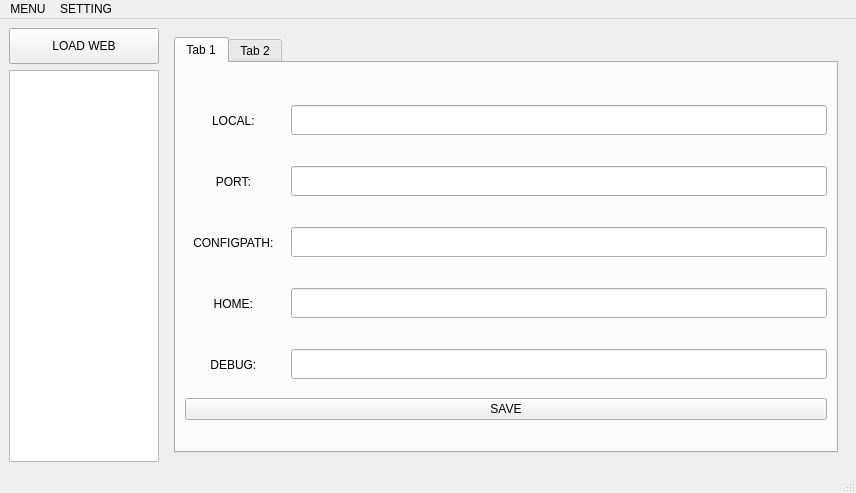
<?xml version="1.0" encoding="UTF-8"?>
<ui version="4.0">
 <class>MainWindow</class>
 <widget class="QMainWindow" name="MainWindow">
  <property name="geometry">
   <rect>
    <x>0</x>
    <y>0</y>
    <width>856</width>
    <height>493</height>
   </rect>
  </property>
  <property name="windowTitle">
   <string>MainWindow</string>
  </property>
  <widget class="QWidget" name="centralwidget">
   <layout class="QVBoxLayout" name="verticalLayout_2">
    <item>
     <layout class="QHBoxLayout" name="horizontalLayout" stretch="1,5">
      <item>
       <layout class="QVBoxLayout" name="verticalLayout">
        <item>
         <widget class="QPushButton" name="loadWeb">
          <property name="minimumSize">
           <size>
            <width>150</width>
            <height>36</height>
           </size>
          </property>
          <property name="text">
           <string>LOAD WEB</string>
          </property>
         </widget>
        </item>
        <item>
         <widget class="QListView" name="listView">
          <property name="minimumSize">
           <size>
            <width>150</width>
            <height>0</height>
           </size>
          </property>
         </widget>
        </item>
       </layout>
      </item>
      <item>
       <widget class="QStackedWidget" name="stackedWidget">
        <property name="currentIndex">
         <number>1</number>
        </property>
        <widget class="QWidget" name="mainPage">
         <layout class="QVBoxLayout" name="verticalLayout_3">
          <item>
           <layout class="QHBoxLayout" name="controlLayout" stretch="2">
            <property name="leftMargin">
             <number>10</number>
            </property>
            <property name="topMargin">
             <number>2</number>
            </property>
            <property name="rightMargin">
             <number>10</number>
            </property>
            <property name="bottomMargin">
             <number>2</number>
            </property>
            <item>
             <widget class="QPushButton" name="startServer">
              <property name="minimumSize">
               <size>
                <width>200</width>
                <height>46</height>
               </size>
              </property>
              <property name="text">
               <string>START SERVER</string>
              </property>
             </widget>
            </item>
           </layout>
          </item>
          <item>
           <widget class="QTextBrowser" name="outputBrowser">
            <property name="minimumSize">
             <size>
              <width>660</width>
              <height>300</height>
             </size>
            </property>
            <property name="autoFillBackground">
             <bool>true</bool>
            </property>
            <property name="html">
             <string>&lt;!DOCTYPE HTML PUBLIC &quot;-//W3C//DTD HTML 4.0//EN&quot; &quot;http://www.w3.org/TR/REC-html40/strict.dtd&quot;&gt;
&lt;html&gt;&lt;head&gt;&lt;meta name=&quot;qrichtext&quot; content=&quot;1&quot; /&gt;&lt;meta charset=&quot;utf-8&quot; /&gt;&lt;style type=&quot;text/css&quot;&gt;
p, li { white-space: pre-wrap; }
&lt;/style&gt;&lt;/head&gt;&lt;body style=&quot; font-family:'Microsoft YaHei UI'; font-size:9pt; font-weight:400; font-style:normal;&quot;&gt;
&lt;p style=&quot; margin-top:0px; margin-bottom:0px; margin-left:0px; margin-right:0px; -qt-block-indent:0; text-indent:0px;&quot;&gt;OUTPUT:&lt;/p&gt;
&lt;p style=&quot; margin-top:0px; margin-bottom:0px; margin-left:0px; margin-right:0px; -qt-block-indent:0; text-indent:0px;&quot;&gt;-------------------------------------------------------&lt;/p&gt;
&lt;p style=&quot;-qt-paragraph-type:empty; margin-top:0px; margin-bottom:0px; margin-left:0px; margin-right:0px; -qt-block-indent:0; text-indent:0px;&quot;&gt;&lt;br /&gt;&lt;/p&gt;&lt;/body&gt;&lt;/html&gt;</string>
            </property>
           </widget>
          </item>
         </layout>
        </widget>
        <widget class="QWidget" name="serverConfigPage">
         <property name="enabled">
          <bool>true</bool>
         </property>
         <layout class="QHBoxLayout" name="horizontalLayout_2">
          <item>
           <widget class="QTabWidget" name="serverConfigGroup">
            <property name="currentIndex">
             <number>0</number>
            </property>
            <widget class="QWidget" name="serverConfigUI">
             <property name="minimumSize">
              <size>
               <width>640</width>
               <height>200</height>
              </size>
             </property>
             <attribute name="title">
              <string>Tab 1</string>
             </attribute>
             <layout class="QVBoxLayout" name="verticalLayout_5" stretch="0">
              <item>
               <layout class="QVBoxLayout" name="serverConfigListView" stretch="1,0,1,0,1,0">
                <property name="sizeConstraint">
                 <enum>QLayout::SetDefaultConstraint</enum>
                </property>
                <item>
                 <layout class="QHBoxLayout" name="localLayout" stretch="0,0">
                  <property name="topMargin">
                   <number>10</number>
                  </property>
                  <property name="bottomMargin">
                   <number>10</number>
                  </property>
                  <item>
                   <widget class="QLabel" name="localView">
                    <property name="minimumSize">
                     <size>
                      <width>100</width>
                      <height>35</height>
                     </size>
                    </property>
                    <property name="maximumSize">
                     <size>
                      <width>16777215</width>
                      <height>35</height>
                     </size>
                    </property>
                    <property name="layoutDirection">
                     <enum>Qt::LeftToRight</enum>
                    </property>
                    <property name="text">
                     <string>LOCAL: </string>
                    </property>
                    <property name="alignment">
                     <set>Qt::AlignCenter</set>
                    </property>
                    <property name="wordWrap">
                     <bool>false</bool>
                    </property>
                   </widget>
                  </item>
                  <item>
                   <widget class="QLineEdit" name="local">
                    <property name="minimumSize">
                     <size>
                      <width>0</width>
                      <height>30</height>
                     </size>
                    </property>
                    <property name="maximumSize">
                     <size>
                      <width>16777215</width>
                      <height>30</height>
                     </size>
                    </property>
                   </widget>
                  </item>
                 </layout>
                </item>
                <item>
                 <layout class="QHBoxLayout" name="portLayout">
                  <property name="topMargin">
                   <number>10</number>
                  </property>
                  <property name="bottomMargin">
                   <number>10</number>
                  </property>
                  <item>
                   <widget class="QLabel" name="portView">
                    <property name="minimumSize">
                     <size>
                      <width>100</width>
                      <height>35</height>
                     </size>
                    </property>
                    <property name="maximumSize">
                     <size>
                      <width>16777215</width>
                      <height>35</height>
                     </size>
                    </property>
                    <property name="styleSheet">
                     <string notr="true"/>
                    </property>
                    <property name="text">
                     <string>PORT: </string>
                    </property>
                    <property name="alignment">
                     <set>Qt::AlignCenter</set>
                    </property>
                   </widget>
                  </item>
                  <item>
                   <widget class="QLineEdit" name="port">
                    <property name="minimumSize">
                     <size>
                      <width>0</width>
                      <height>30</height>
                     </size>
                    </property>
                    <property name="maximumSize">
                     <size>
                      <width>16777215</width>
                      <height>30</height>
                     </size>
                    </property>
                   </widget>
                  </item>
                 </layout>
                </item>
                <item>
                 <layout class="QHBoxLayout" name="configPathLayout">
                  <property name="topMargin">
                   <number>10</number>
                  </property>
                  <property name="bottomMargin">
                   <number>10</number>
                  </property>
                  <item>
                   <widget class="QLabel" name="configPathView">
                    <property name="minimumSize">
                     <size>
                      <width>100</width>
                      <height>35</height>
                     </size>
                    </property>
                    <property name="maximumSize">
                     <size>
                      <width>16777215</width>
                      <height>35</height>
                     </size>
                    </property>
                    <property name="text">
                     <string>CONFIGPATH: </string>
                    </property>
                    <property name="alignment">
                     <set>Qt::AlignCenter</set>
                    </property>
                   </widget>
                  </item>
                  <item>
                   <widget class="QLineEdit" name="configPath">
                    <property name="minimumSize">
                     <size>
                      <width>0</width>
                      <height>30</height>
                     </size>
                    </property>
                    <property name="maximumSize">
                     <size>
                      <width>16777215</width>
                      <height>30</height>
                     </size>
                    </property>
                   </widget>
                  </item>
                 </layout>
                </item>
                <item>
                 <layout class="QHBoxLayout" name="homeLayout">
                  <property name="topMargin">
                   <number>10</number>
                  </property>
                  <property name="bottomMargin">
                   <number>10</number>
                  </property>
                  <item>
                   <widget class="QLabel" name="homeView">
                    <property name="minimumSize">
                     <size>
                      <width>100</width>
                      <height>35</height>
                     </size>
                    </property>
                    <property name="maximumSize">
                     <size>
                      <width>16777215</width>
                      <height>35</height>
                     </size>
                    </property>
                    <property name="text">
                     <string>HOME: </string>
                    </property>
                    <property name="alignment">
                     <set>Qt::AlignCenter</set>
                    </property>
                   </widget>
                  </item>
                  <item>
                   <widget class="QLineEdit" name="home">
                    <property name="minimumSize">
                     <size>
                      <width>0</width>
                      <height>30</height>
                     </size>
                    </property>
                    <property name="maximumSize">
                     <size>
                      <width>16777215</width>
                      <height>30</height>
                     </size>
                    </property>
                   </widget>
                  </item>
                 </layout>
                </item>
                <item>
                 <layout class="QHBoxLayout" name="debugLayout">
                  <property name="topMargin">
                   <number>10</number>
                  </property>
                  <property name="bottomMargin">
                   <number>10</number>
                  </property>
                  <item>
                   <widget class="QLabel" name="debugView">
                    <property name="minimumSize">
                     <size>
                      <width>100</width>
                      <height>35</height>
                     </size>
                    </property>
                    <property name="maximumSize">
                     <size>
                      <width>16777215</width>
                      <height>35</height>
                     </size>
                    </property>
                    <property name="text">
                     <string>DEBUG: </string>
                    </property>
                    <property name="alignment">
                     <set>Qt::AlignCenter</set>
                    </property>
                   </widget>
                  </item>
                  <item>
                   <widget class="QLineEdit" name="debug">
                    <property name="minimumSize">
                     <size>
                      <width>0</width>
                      <height>30</height>
                     </size>
                    </property>
                    <property name="maximumSize">
                     <size>
                      <width>16777215</width>
                      <height>30</height>
                     </size>
                    </property>
                   </widget>
                  </item>
                 </layout>
                </item>
                <item>
                 <widget class="QPushButton" name="saveServerConfigUiData">
                  <property name="text">
                   <string>SAVE</string>
                  </property>
                 </widget>
                </item>
               </layout>
              </item>
             </layout>
            </widget>
            <widget class="QWidget" name="serverConfigJSON">
             <property name="minimumSize">
              <size>
               <width>640</width>
               <height>0</height>
              </size>
             </property>
             <attribute name="title">
              <string>Tab 2</string>
             </attribute>
             <layout class="QVBoxLayout" name="verticalLayout_6">
              <item>
               <layout class="QHBoxLayout" name="serverConfigLayout">
                <item>
                 <widget class="QLabel" name="serverConfigView">
                  <property name="minimumSize">
                   <size>
                    <width>0</width>
                    <height>20</height>
                   </size>
                  </property>
                  <property name="text">
                   <string>SERVER_CONFIG.json</string>
                  </property>
                  <property name="margin">
                   <number>3</number>
                  </property>
                 </widget>
                </item>
                <item>
                 <widget class="QPushButton" name="saveServerConfigJsonData">
                  <property name="text">
                   <string>SAVE</string>
                  </property>
                 </widget>
                </item>
               </layout>
              </item>
              <item>
               <widget class="QTextEdit" name="serverConfigJSONData"/>
              </item>
             </layout>
            </widget>
           </widget>
          </item>
         </layout>
        </widget>
        <widget class="QWidget" name="rulesConfigPage">
         <layout class="QHBoxLayout" name="horizontalLayout_5">
          <item>
           <widget class="QTabWidget" name="ruleConfigGroup">
            <property name="currentIndex">
             <number>0</number>
            </property>
            <widget class="QWidget" name="ruleConfigJSON">
             <attribute name="title">
              <string>Tab 2</string>
             </attribute>
             <layout class="QVBoxLayout" name="verticalLayout_12">
              <item>
               <layout class="QHBoxLayout" name="ruleConfigLayout">
                <item>
                 <widget class="QLabel" name="ruleConfigView">
                  <property name="minimumSize">
                   <size>
                    <width>0</width>
                    <height>20</height>
                   </size>
                  </property>
                  <property name="text">
                   <string>RULE_CONFIG.json</string>
                  </property>
                  <property name="margin">
                   <number>3</number>
                  </property>
                 </widget>
                </item>
                <item>
                 <widget class="QPushButton" name="saveRuleConfigJsonData">
                  <property name="text">
                   <string>SAVE</string>
                  </property>
                 </widget>
                </item>
               </layout>
              </item>
              <item>
               <widget class="QTextEdit" name="ruleConfigJSONData"/>
              </item>
             </layout>
            </widget>
           </widget>
          </item>
         </layout>
        </widget>
       </widget>
      </item>
     </layout>
    </item>
   </layout>
  </widget>
  <widget class="QMenuBar" name="menubar">
   <property name="geometry">
    <rect>
     <x>0</x>
     <y>0</y>
     <width>856</width>
     <height>22</height>
    </rect>
   </property>
   <widget class="QMenu" name="menu">
    <property name="title">
     <string>MENU</string>
    </property>
    <addaction name="actionSTART_SERVER"/>
    <addaction name="actionOPEN_CONFIG"/>
    <addaction name="actionOPEN_RECENTLY_WEB"/>
    <addaction name="actionOPEN_WEB"/>
   </widget>
   <widget class="QMenu" name="menuSETTING">
    <property name="title">
     <string>SETTING</string>
    </property>
    <addaction name="actionDARK_MODE"/>
    <addaction name="actionOPEN_FOLDER"/>
   </widget>
   <addaction name="menu"/>
   <addaction name="menuSETTING"/>
  </widget>
  <widget class="QStatusBar" name="statusbar"/>
  <action name="actionSTART_SERVER">
   <property name="text">
    <string>START SERVER</string>
   </property>
  </action>
  <action name="actionOPEN_CONFIG">
   <property name="text">
    <string>OPEN CONFIG</string>
   </property>
  </action>
  <action name="actionOPEN_WEB_VIEW">
   <property name="text">
    <string>OPEN WEB VIEW</string>
   </property>
  </action>
  <action name="actionOPEN_RECENTLY_WEB">
   <property name="text">
    <string>OPEN RECENTLY WEB</string>
   </property>
  </action>
  <action name="actionOPEN_WEB">
   <property name="text">
    <string>OPEN WEB</string>
   </property>
  </action>
  <action name="actionDARK_MODE">
   <property name="text">
    <string>DARK MODE</string>
   </property>
  </action>
  <action name="actionOPEN_FOLDER">
   <property name="text">
    <string>OPEN FOLDER</string>
   </property>
  </action>
 </widget>
 <resources/>
 <connections/>
</ui>
